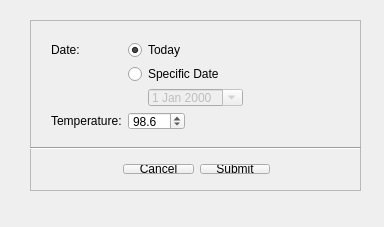
<?xml version="1.0" encoding="UTF-8"?>
<ui version="4.0">
 <class>TemperatureDataUI</class>
 <widget class="QMainWindow" name="TemperatureDataUI">
  <property name="geometry">
   <rect>
    <x>0</x>
    <y>0</y>
    <width>384</width>
    <height>227</height>
   </rect>
  </property>
  <property name="sizePolicy">
   <sizepolicy hsizetype="Fixed" vsizetype="Fixed">
    <horstretch>0</horstretch>
    <verstretch>0</verstretch>
   </sizepolicy>
  </property>
  <property name="minimumSize">
   <size>
    <width>384</width>
    <height>227</height>
   </size>
  </property>
  <property name="maximumSize">
   <size>
    <width>384</width>
    <height>227</height>
   </size>
  </property>
  <property name="windowTitle">
   <string>Enter Pulse Rate Data</string>
  </property>
  <widget class="QWidget" name="centralWidget">
   <widget class="QFrame" name="frame">
    <property name="geometry">
     <rect>
      <x>30</x>
      <y>20</y>
      <width>331</width>
      <height>171</height>
     </rect>
    </property>
    <property name="frameShape">
     <enum>QFrame::StyledPanel</enum>
    </property>
    <property name="frameShadow">
     <enum>QFrame::Raised</enum>
    </property>
    <widget class="QWidget" name="formLayoutWidget">
     <property name="geometry">
      <rect>
       <x>10</x>
       <y>10</y>
       <width>311</width>
       <height>111</height>
      </rect>
     </property>
     <layout class="QFormLayout" name="formLayout">
      <property name="fieldGrowthPolicy">
       <enum>QFormLayout::FieldsStayAtSizeHint</enum>
      </property>
      <item row="0" column="0">
       <widget class="QLabel" name="label">
        <property name="text">
         <string>Date:</string>
        </property>
       </widget>
      </item>
      <item row="0" column="1">
       <widget class="QRadioButton" name="radioToday">
        <property name="text">
         <string>Today</string>
        </property>
        <property name="checked">
         <bool>true</bool>
        </property>
       </widget>
      </item>
      <item row="1" column="1">
       <widget class="QRadioButton" name="radioDateSelect">
        <property name="text">
         <string>Specific Date</string>
        </property>
       </widget>
      </item>
      <item row="2" column="1">
       <layout class="QHBoxLayout" name="horizontalLayout_3">
        <item>
         <spacer name="horizontalSpacer">
          <property name="orientation">
           <enum>Qt::Horizontal</enum>
          </property>
          <property name="sizeType">
           <enum>QSizePolicy::Fixed</enum>
          </property>
          <property name="sizeHint" stdset="0">
           <size>
            <width>20</width>
            <height>20</height>
           </size>
          </property>
         </spacer>
        </item>
        <item>
         <widget class="QDateEdit" name="dateSelect">
          <property name="enabled">
           <bool>false</bool>
          </property>
          <property name="calendarPopup">
           <bool>true</bool>
          </property>
         </widget>
        </item>
       </layout>
      </item>
      <item row="3" column="0">
       <widget class="QLabel" name="label_2">
        <property name="text">
         <string>Temperature:</string>
        </property>
       </widget>
      </item>
      <item row="3" column="1">
       <widget class="QDoubleSpinBox" name="spinTemperature">
        <property name="decimals">
         <number>1</number>
        </property>
        <property name="maximum">
         <double>150.000000000000000</double>
        </property>
        <property name="singleStep">
         <double>0.100000000000000</double>
        </property>
        <property name="value">
         <double>98.599999999999994</double>
        </property>
       </widget>
      </item>
     </layout>
    </widget>
    <widget class="Line" name="line_2">
     <property name="geometry">
      <rect>
       <x>0</x>
       <y>120</y>
       <width>331</width>
       <height>16</height>
      </rect>
     </property>
     <property name="orientation">
      <enum>Qt::Horizontal</enum>
     </property>
    </widget>
    <widget class="QWidget" name="layoutWidget">
     <property name="geometry">
      <rect>
       <x>82</x>
       <y>133</y>
       <width>169</width>
       <height>32</height>
      </rect>
     </property>
     <layout class="QHBoxLayout" name="horizontalLayout">
      <item>
       <widget class="QPushButton" name="buttonCancel">
        <property name="text">
         <string>Cancel</string>
        </property>
       </widget>
      </item>
      <item>
       <widget class="QPushButton" name="buttonSubmit">
        <property name="text">
         <string>Submit</string>
        </property>
       </widget>
      </item>
     </layout>
    </widget>
   </widget>
  </widget>
  <widget class="QMenuBar" name="menuBar">
   <property name="geometry">
    <rect>
     <x>0</x>
     <y>0</y>
     <width>384</width>
     <height>22</height>
    </rect>
   </property>
  </widget>
 </widget>
 <layoutdefault spacing="6" margin="11"/>
 <resources/>
 <connections>
  <connection>
   <sender>radioDateSelect</sender>
   <signal>toggled(bool)</signal>
   <receiver>dateSelect</receiver>
   <slot>setEnabled(bool)</slot>
   <hints>
    <hint type="sourcelabel">
     <x>233</x>
     <y>74</y>
    </hint>
    <hint type="destinationlabel">
     <x>237</x>
     <y>102</y>
    </hint>
   </hints>
  </connection>
  <connection>
   <sender>buttonSubmit</sender>
   <signal>clicked()</signal>
   <receiver>TemperatureDataUI</receiver>
   <slot>submitData()</slot>
   <hints>
    <hint type="sourcelabel">
     <x>192</x>
     <y>190</y>
    </hint>
    <hint type="destinationlabel">
     <x>199</x>
     <y>153</y>
    </hint>
   </hints>
  </connection>
  <connection>
   <sender>buttonCancel</sender>
   <signal>clicked()</signal>
   <receiver>TemperatureDataUI</receiver>
   <slot>cancel()</slot>
   <hints>
    <hint type="sourcelabel">
     <x>152</x>
     <y>190</y>
    </hint>
    <hint type="destinationlabel">
     <x>199</x>
     <y>126</y>
    </hint>
   </hints>
  </connection>
 </connections>
 <slots>
  <slot>submitData()</slot>
  <slot>cancel()</slot>
 </slots>
</ui>
